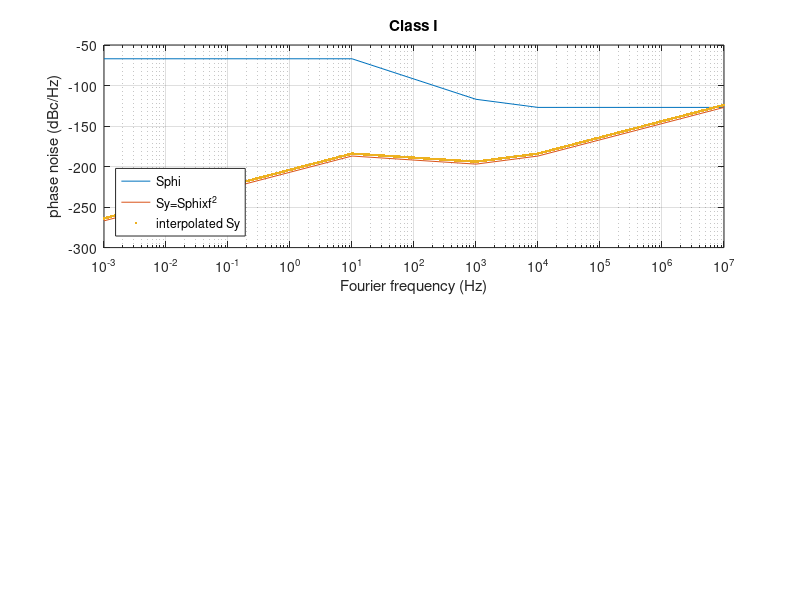
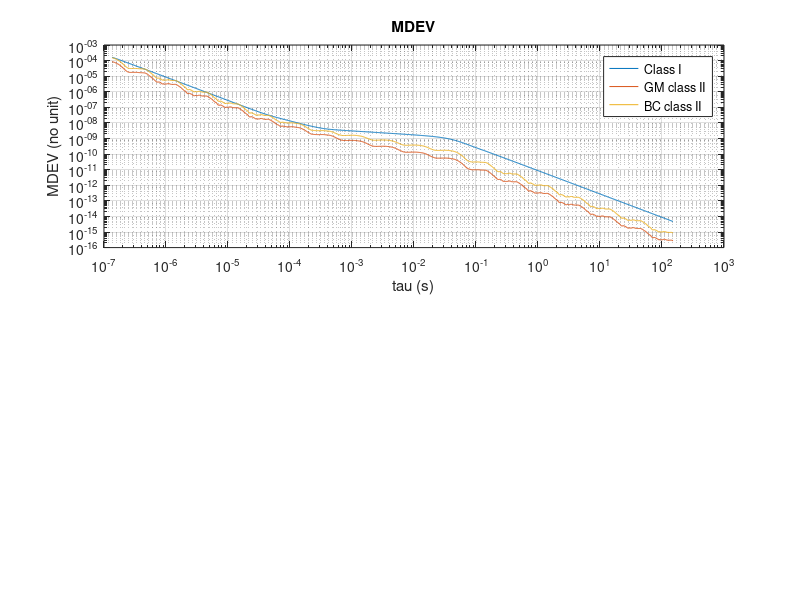
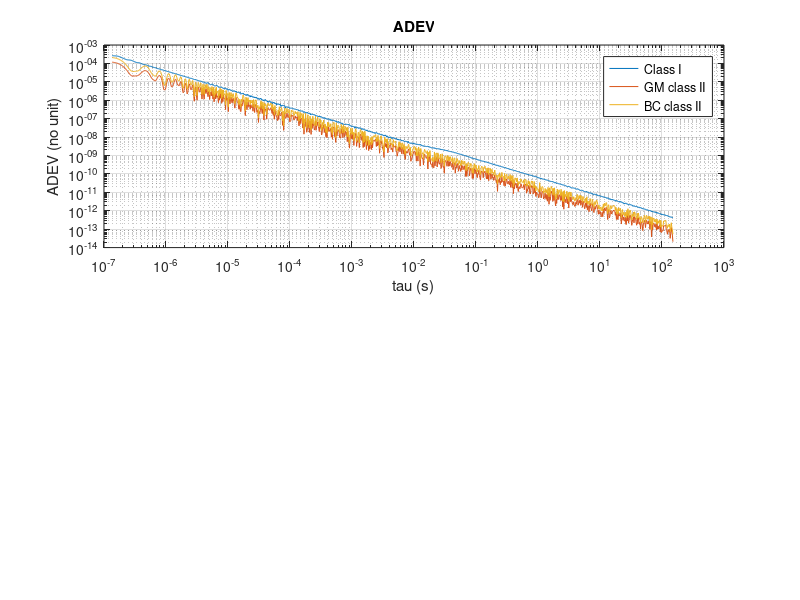

These figures' MATLAB source, in order:
close all
clear all

fc=1e7; % carrier frequency
N=100;  % interpolation factor
% phase noise spectral SdBc @ fF
fF=  [.1 1    10  100 1000 10000 1e5 1e6 1e7]; % extend 100 kHz measurement floor to 10 MHz

% sanity check: 1/f, constant and f
% Sphi=1/f   => Sy~f   => AVAR~1/tau^2 MVAR~1/tau^2 10*log10((24*log(2)-9*log(3))/8/pi/pi*2e-21)/2=-108.8
SdBc(:,1)=[-60  -70  -80  -90  -100 -110 -120 -130 -140]; 
% Sphi=cst   => Sy~f^2 => AVAR~1/tau^2 MVAR~1/tau^3 10*log10(3/8/pi/pi*2e-24)/2=-125.6
SdBc(:,2)=[-100 -100 -100 -100 -100 -100 -100 -100 -100]; 
% Sphi~1/f^2 => Sy~cst => AVAR~1/tau   MVAR~1/tau   10*log10(1/4*2e-23)/2=-116.5
SdBc(:,3)=[-70  -90  -110 -130 -150 -170 -190 -210 -230]; 

% if (1==0)  % uncomment for sanity check
fF=  [.001 .01 .1 1    10  100 1000 10000 1e5 1e6 1e7] % extend 100 kHz measurement floor to 10 MHz
clear SdBc                                             % extrapolate below .01 Hz for 100 s ADEV
% WR specifications
SdBc(:,1)=[-70 -70 -70 -70  -70  -95  -120 -130 -130 -130 -130]; % BC/GM class I
SdBc(:,2)=[-100 -100 -100 -100 -100 -115 -130 -140 -140 -140 -140]; % GM class II (LJ)
SdBc(:,3)=[-90 -90 -90 -90  -90  -107 -125 -135 -135 -135 -135]  % BC class II
% end        % uncomment for sanity check

SdBrad=SdBc+3;      % dBc/Hz -> dBrad^2/Hz
%%%%%%%% interpolate, convert SdBc to SdBrad to Sy (linear) & integrate to AVAR
for count=1:3
  Sy=(10.^(SdBrad(:,count)/10))'.*(fF.^2)/(fc^2);
  SydB=10*log10(Sy);
  Syint=[];
  fFint=[];
  for k=1:length(SdBc(:,count))-1
     Syint=[Syint SydB(k)+(SydB(k+1)-SydB(k))/(log10(fF(k+1))-log10(fF(k)))*(linspace(log10(fF(k)),log10(fF(k+1)),N)-log10(fF(k)))];
     fFint=[fFint 10.^(linspace(log10(fF(k)),log10(fF(k+1)),N))];
  end
  Syint=10.^(Syint/10);

k=find(fFint>=1);k=k(1);Syint(k) % display Sy at 1 Hz to match values from Francois Vernotte's chart

  if (count==1)
    figure(1)
    subplot(211)
    semilogx(fF,(SdBrad(:,count)))
    hold on
    semilogx(fF,10*log10(Sy))
    semilogx(fFint,10*log10(Syint)+3,'.');
    xlabel('Fourier frequency (Hz)')
    ylabel('phase noise (dBc/Hz)');legend('Sphi','Sy=Sphixf^2','interpolated Sy','location','southwest')
    grid on
    title('Class I')
  end
  m=1;
N=3
  taurange=logspace(log10(N*0.45/fF(end)),log10(0.45/fF(1)/N),1024);
  % taurange=logspace(log10(1/fF(end)),log10(1/fF(1)),1024);
  % taurange=logspace(-2,2,1024);
  for tau=taurange
% see https://rubiola.org/pdf-lectures/Scientific%20Instruments%20L06-10,%20Oscillators.pdf
% slide 49
    avar(m)=2*sum(Syint(1:end-1).*(fFint(2:end)-fFint(1:end-1)).*sin(pi*tau*fFint(1:end-1)).^4./(pi*tau*fFint(1:end-1)).^2);
% slide 51
    mvar(m)=2*sum(Syint(1:end-1).*(fFint(2:end)-fFint(1:end-1)).*sin(pi*tau*fFint(1:end-1)).^6./(pi*tau*fFint(1:end-1)).^4);
    m=m+1;
  end
  figure(99)
  subplot(211)
  % plot resulting adev=sqrt(avar)
  adev=sqrt(avar);
  loglog(taurange,adev)
  a=polyfit(log(taurange),log(adev),1);
  printf("ADEV: %f %f\n",a(1),10*log10(exp(a(2))))
  xlabel('tau (s)');ylabel('ADEV (no unit)')
  grid on
  hold on
  
  figure(98)
  subplot(211)
  % plot resulting mdev=sqrt(mvar)
  mdev=sqrt(mvar);
  loglog(taurange,mdev)
  a=polyfit(log(taurange),log(mdev),1);
  printf("MDEV: %f %f\n",a(1),10*log10(exp(a(2))))
  xlabel('tau (s)');ylabel('MDEV (no unit)')
  grid on
  hold on
end
title('MDEV')
legend('Class I','GM class II','BC class II')
figure(99)
title('ADEV')
legend('Class I','GM class II','BC class II')

% ADEV(1/f): -0.95 -102.6 v.s -1
% MDEV(1/f): -1.05 -111.6 v.s -1
% ADEV(cst): -1.00 -87.8  v.s -1
% MDEV(cst): -1.51 -124.5 v.s -1.5
% ADEV(f)  : -0.51 -115.7 v.s -0.5
% MDEV(f)  : -0.54 -118.3 v.s -0.5
